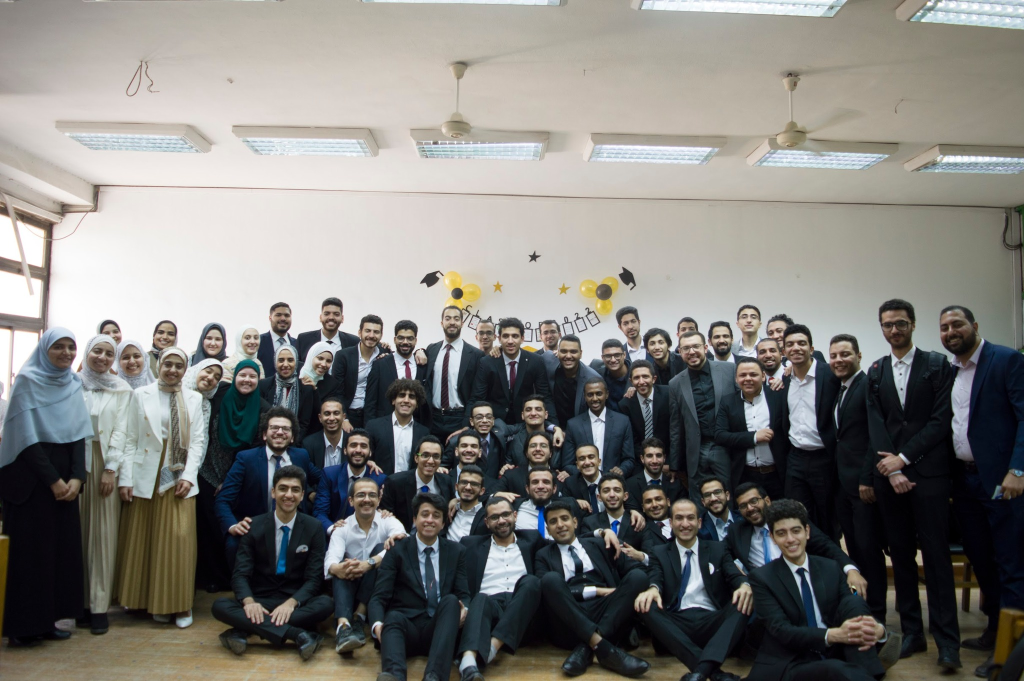
#> input picture FaceDetection/HOG-SVM/Examples/Test4.JPG, 2048 x 1362 px, found by its file name (shown at 1/2 size)
$ python Classify.py
#> lines starting #> are read from the running program, lines starting #| are printed output that depends on the picture
# For Drawing Rectangle on Faces
import cv2
import numpy as np
import time
from FeaturesExtraction import *
from Utils import *
from SlidingWindow import *
import pickle as pickle
import time

################################## Hyperparameters ##################################
(winW, winH) = (19, 19) # window width and height
pyramidScale = 2 # Scale factor for the pyramid
stepSize = 2 # Step size for the sliding window
overlappingThreshold = 0.3 # Overlap threshold for non-maximum suppression
skinThreshold = 0.4 # threshold for skin color in the window
edgeThreshold = 0.2 # threshold for edge percentage in the window
#####################################################################################

originalImg = cv2.imread("../HOG-SVM/Examples/Test4.jpg")
#> originalImg is the input picture: shape (1362, 2048, 3); mean B, G, R 122.1, 125.8, 127.1

print("[INFO] Shape of the original image ", originalImg.shape)
#| [INFO] Shape of the original image  (1362, 2048, 3)
shapeBefore = originalImg.shape
#> shapeBefore = (1362, 2048, 3)
copyOriginalImage = originalImg.copy()

# [5 lines of commented-out code are left out]

originalImg = cv2.resize(originalImg, (int(originalImg.shape[1]/2), int(originalImg.shape[0]/2)))
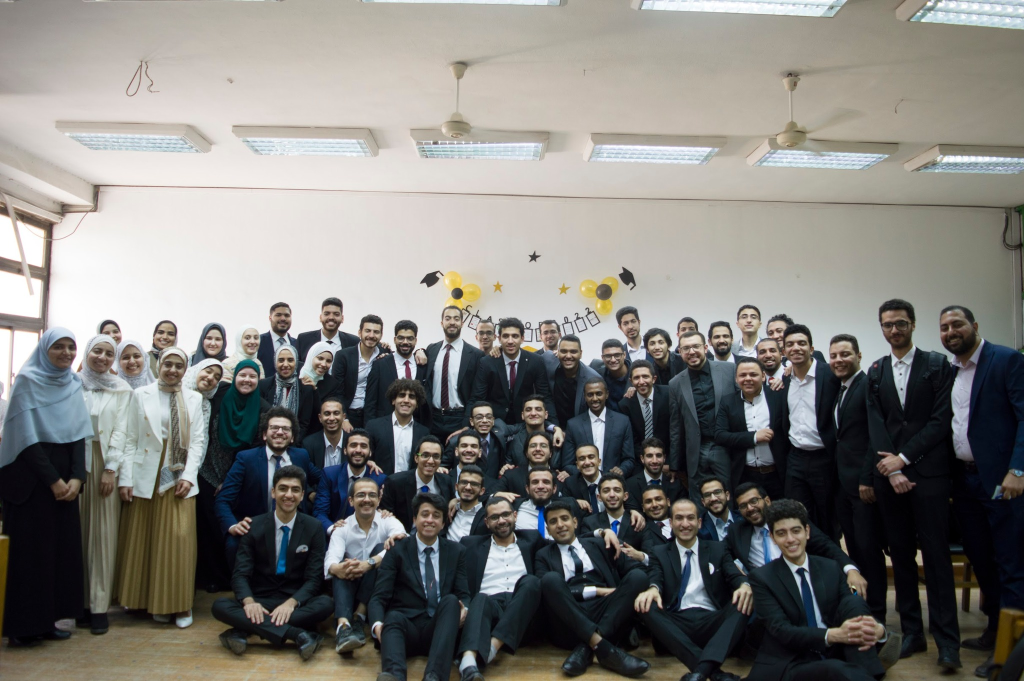
#> originalImg: shape (681, 1024, 3); mean B, G, R 122.2, 126, 127.2
print("[INFO] Shape of the image after reshaping", originalImg.shape)
#| [INFO] Shape of the image after reshaping (681, 1024, 3)

modelName = "./Models/ModelCBCL-HOG-TestSliding.sav"
#> (the run stopped early here; a loop or call above may not have finished)

$ run again, with FaceDetection/HOG-SVM/Examples/Test1.jpg copied over FaceDetection/HOG-SVM/Examples/Test4.JPG
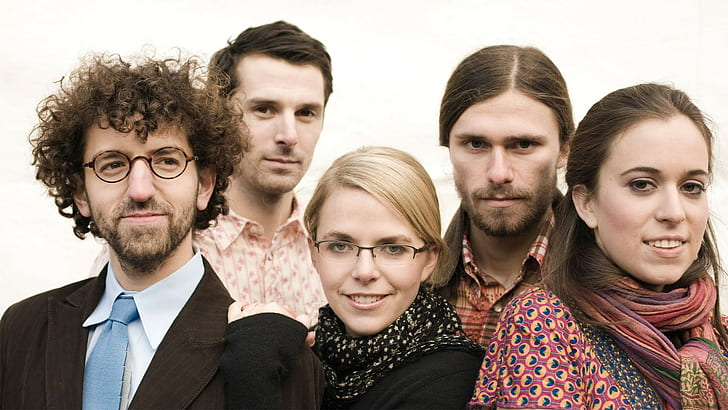
#> input picture FaceDetection/HOG-SVM/Examples/Test1.jpg, 728 x 410 px, found by its file name
#> originalImg is the input picture: shape (410, 728, 3); mean B, G, R 132.3, 143.2, 161.1
#| [INFO] Shape of the original image  (410, 728, 3)
#> `originalImg = cv2.resize(originalImg, (int(originalImg.shape[1]/2), in..`:
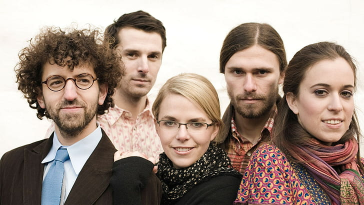
#> originalImg: shape (205, 364, 3); mean B, G, R 132.4, 143.3, 161.2
#| [INFO] Shape of the image after reshaping (205, 364, 3)

$ run again, with FaceDetection/HOG-SVM/Examples/Test2.JPG copied over FaceDetection/HOG-SVM/Examples/Test4.JPG
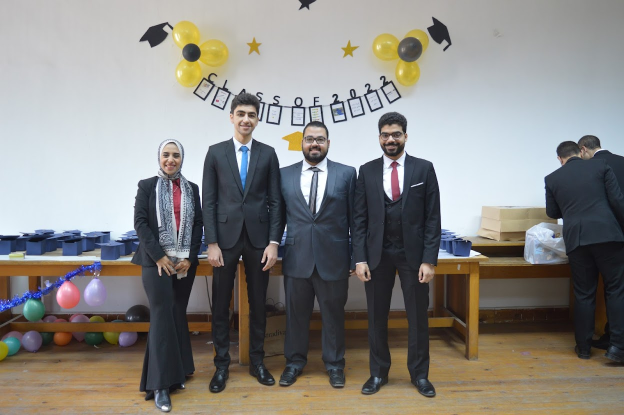
#> input picture FaceDetection/HOG-SVM/Examples/Test2.JPG, 1248 x 830 px, found by its file name (shown at 1/2 size)
#> originalImg is the input picture: shape (830, 1248, 3); mean B, G, R 129.8, 133.5, 135.7
#| [INFO] Shape of the original image  (830, 1248, 3)
#> `originalImg = cv2.resize(originalImg, (int(originalImg.shape[1]/2), in..`:
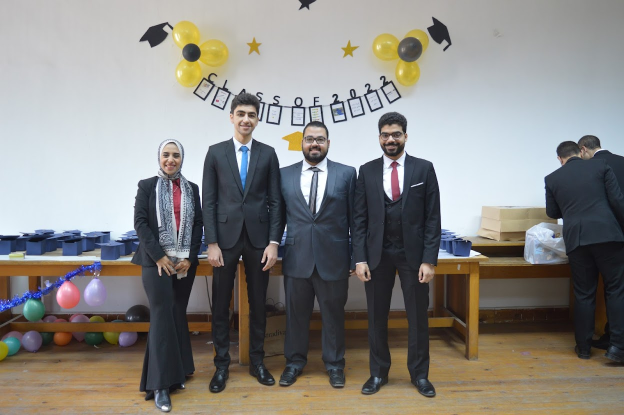
#> originalImg: shape (415, 624, 3); mean B, G, R 129.9, 133.6, 135.8
#| [INFO] Shape of the image after reshaping (415, 624, 3)
